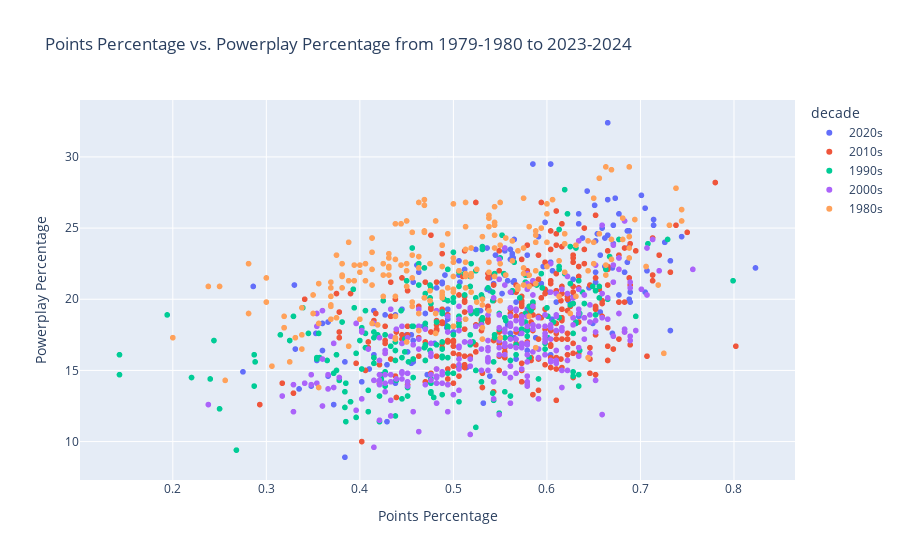

This figure's notebook cell:
### Code cell
compare_two_metrics(nhl_df, "Points Percentage", "Powerplay Percentage")

### Figure 1 — Plotly figure (JSON) as saved in the notebook; plotly's stock layout.template omitted (floating-point values rounded to 4 significant figures; data arrays with more than 128 entries replaced by an {"elided": "..."} marker saying what was removed)
{"data": [{"customdata": {"elided": "158x2 str values"}, "hovertemplate": "decade=2020s<br>Points Percentage=%{x}<br>Powerplay Percentage=%{y}<br>Team=%{customdata[0]}<br>Season=%{customdata[1]}<extra></extra>", "legendgroup": "2020s", "marker": {"color": "#636efa", "symbol": "circle"}, "mode": "markers", "name": "2020s", "showlegend": true, "type": "scattergl", "x": {"elided": "158 float values"}, "xaxis": "x", "y": {"elided": "158 float values"}, "yaxis": "y"}, {"customdata": {"elided": "302x2 str values"}, "hovertemplate": "decade=2010s<br>Points Percentage=%{x}<br>Powerplay Percentage=%{y}<br>Team=%{customdata[0]}<br>Season=%{customdata[1]}<extra></extra>", "legendgroup": "2010s", "marker": {"color": "#EF553B", "symbol": "circle"}, "mode": "markers", "name": "2010s", "showlegend": true, "type": "scattergl", "x": {"elided": "302 float values"}, "xaxis": "x", "y": {"elided": "302 float values"}, "yaxis": "y"}, {"customdata": {"elided": "245x2 str values"}, "hovertemplate": "decade=1990s<br>Points Percentage=%{x}<br>Powerplay Percentage=%{y}<br>Team=%{customdata[0]}<br>Season=%{customdata[1]}<extra></extra>", "legendgroup": "1990s", "marker": {"color": "#00cc96", "symbol": "circle"}, "mode": "markers", "name": "1990s", "showlegend": true, "type": "scattergl", "x": {"elided": "245 float values"}, "xaxis": "x", "y": {"elided": "245 float values"}, "yaxis": "y"}, {"customdata": {"elided": "268x2 str values"}, "hovertemplate": "decade=2000s<br>Points Percentage=%{x}<br>Powerplay Percentage=%{y}<br>Team=%{customdata[0]}<br>Season=%{customdata[1]}<extra></extra>", "legendgroup": "2000s", "marker": {"color": "#ab63fa", "symbol": "circle"}, "mode": "markers", "name": "2000s", "showlegend": true, "type": "scattergl", "x": {"elided": "268 float values"}, "xaxis": "x", "y": {"elided": "268 float values"}, "yaxis": "y"}, {"customdata": {"elided": "210x2 str values"}, "hovertemplate": "decade=1980s<br>Points Percentage=%{x}<br>Powerplay Percentage=%{y}<br>Team=%{customdata[0]}<br>Season=%{customdata[1]}<extra></extra>", "legendgroup": "1980s", "marker": {"color": "#FFA15A", "symbol": "circle"}, "mode": "markers", "name": "1980s", "showlegend": true, "type": "scattergl", "x": {"elided": "210 float values"}, "xaxis": "x", "y": {"elided": "210 float values"}, "yaxis": "y"}], "layout": {"autosize": true, "legend": {"title": {"text": "decade"}, "tracegroupgap": 0}, "title": {"text": "Points Percentage vs. Powerplay Percentage from 1979-1980 to 2023-2024"}, "xaxis": {"anchor": "y", "autorange": true, "domain": [0, 1], "range": [0.1016, 0.8644], "title": {"text": "Points Percentage"}, "type": "linear"}, "yaxis": {"anchor": "x", "autorange": true, "domain": [0, 1], "range": [6.961, 34.34], "title": {"text": "Powerplay Percentage"}, "type": "linear"}}}
